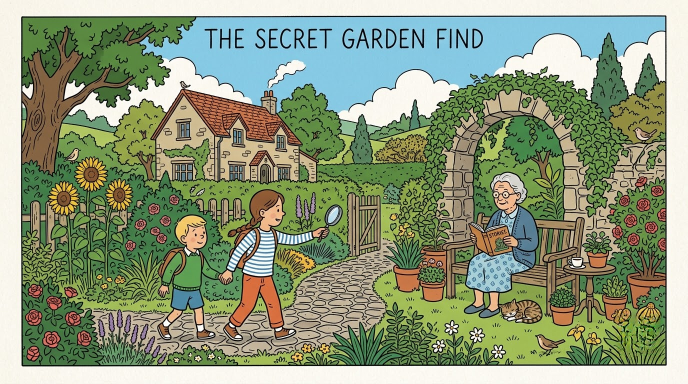
#> input picture Gg_flow/cleaned_images/Flow_Clear_editorial_storybook_illustrat_9558.png, 1376 x 768 px (shown at 1/2 size)
$ python -i watermark_service.py   (imports and definitions only)
#> lines starting #> are read from the running program, lines starting #| are printed output that depends on the picture; after the words box and inside, x2 and y2 are one past the last pixel; in counts of white or black regions, pixels touching at a corner belong together
#> further down, picture is the input picture: PIL image 1376x768 RGB; mean R, G, B 140.2, 152.8, 124.6
"""
Google Flow - AI Watermark Cleaner Microservice (Powered by Simple-LaMa)
------------------------------------------------------------------------
Tự động xóa logo/watermark ngôi sao Gemini trên ảnh tạo từ Google Flow.
Cung cấp:
1. HTTP API Server (Port 5055) để Extension Gg_flow gọi trực tiếp khi sinh ảnh.
2. Watcher Mode: Tự động quét thư mục Downloads để xóa watermark khi có ảnh mới tải về.
3. Batch Mode: Xóa watermark hàng loạt ảnh trong một thư mục bất kỳ.
"""

import os
import sys
import time
import json
import base64
import io
import argparse
import uuid
from http.server import ThreadingHTTPServer, BaseHTTPRequestHandler
from threading import Thread
from PIL import Image, ImageDraw

# [20 lines not run here, left out]

# Thư mục lưu ảnh đã làm sạch mặc định
BASE_DIR = os.path.dirname(os.path.abspath(__file__))
CLEANED_DIR = os.path.join(os.path.dirname(os.path.dirname(BASE_DIR)), "cleaned_images")
# [1 line not run here, left out]

# Quản lý hàng đợi tác vụ API nội bộ
import queue
import threading

JOB_QUEUE = queue.Queue()
JOB_EVENTS = {}
JOB_RESULTS = {}
JOB_STATES = {}
JOB_REQUEST_INDEX = {}
JOB_LOCK = threading.Lock()
LAST_TAB_HEARTBEAT = 0

MAX_PROMPTS_PER_JOB = 10
MAX_VARIATIONS = 4
VALID_ASPECT_RATIOS = {"16:9", "1:1", "9:16", "4:3", "3:4"}
TAB_HEARTBEAT_TIMEOUT_SECONDS = 60


# [13 lines left out: functions job_snapshot, set_job_state, not called in this run]


def discard_expired_job(job_id):
    state = job_snapshot(job_id)
    return not state or state.get("status") in {"expired", "cancelled", "completed", "failed"}


def create_gemini_watermark_mask(image: Image.Image) -> Image.Image:
    """
    Tạo mask bao trọn chính xác logo ngôi sao 4 cánh của Gemini / Google Flow ở góc dưới bên phải.
    Vị trí thực tế của ngôi sao trên ảnh Google Flow:
    - 16:9 (1376x768): Tâm cách mép phải ~98px (~7.1%), mép dưới ~97px (~12.6%).
    - 1:1, 9:16, 4:3: Tâm cách mép phải ~7-9%, mép dưới ~8-13%.
    """
    w, h = image.size
#> w = 1376; h = 768
    min_dim = min(w, h)
#> min_dim = 768

    # Tâm ngôi sao được tính chuẩn xác theo tỉ lệ ảnh
    center_offset_x = int(w * 0.072) if w >= h else int(w * 0.09)
#> center_offset_x = 99
    center_offset_y = int(h * 0.126) if w >= h else int(h * 0.085)
#> center_offset_y = 96

    cx = w - center_offset_x
#> cx = 1277
    cy = h - center_offset_y
#> cy = 672

    # Bán kính che phủ bao trọn ngôi sao và vệt phát sáng mờ
    radius = max(48, int(min_dim * 0.06))
#> radius = 48

    x0 = max(0, cx - radius)
#> x0 = 1229
    y0 = max(0, cy - radius)
#> y0 = 624
    x1 = min(w, cx + radius)
#> x1 = 1325
    y1 = min(h, cy + radius)
#> y1 = 720

    mask = Image.new("L", (w, h), 0)
#> mask: PIL image 1376x768 L; every value is 0
    draw = ImageDraw.Draw(mask)
    draw.rectangle([x0, y0, x1, y1], fill=255)
    return mask


def clean_image_watermark(image: Image.Image) -> Image.Image:
    """Xóa watermark trên ảnh PIL bằng LaMa hoặc OpenCV"""
    image_rgb = image.convert("RGB")
    mask = create_gemini_watermark_mask(image_rgb)
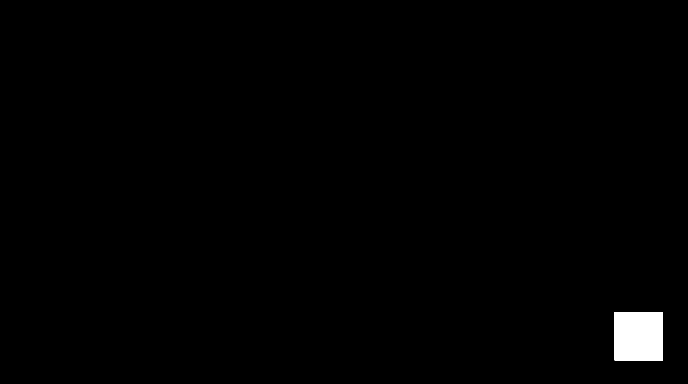
#> mask: PIL image 1376x768 L (shown at 1/2 size); 0.89% white; 1 white region, box (x1, y1, x2, y2) and area: (1229, 624, 1326, 721) 9409

#> (the run stopped early here; a loop or call above may not have finished)
